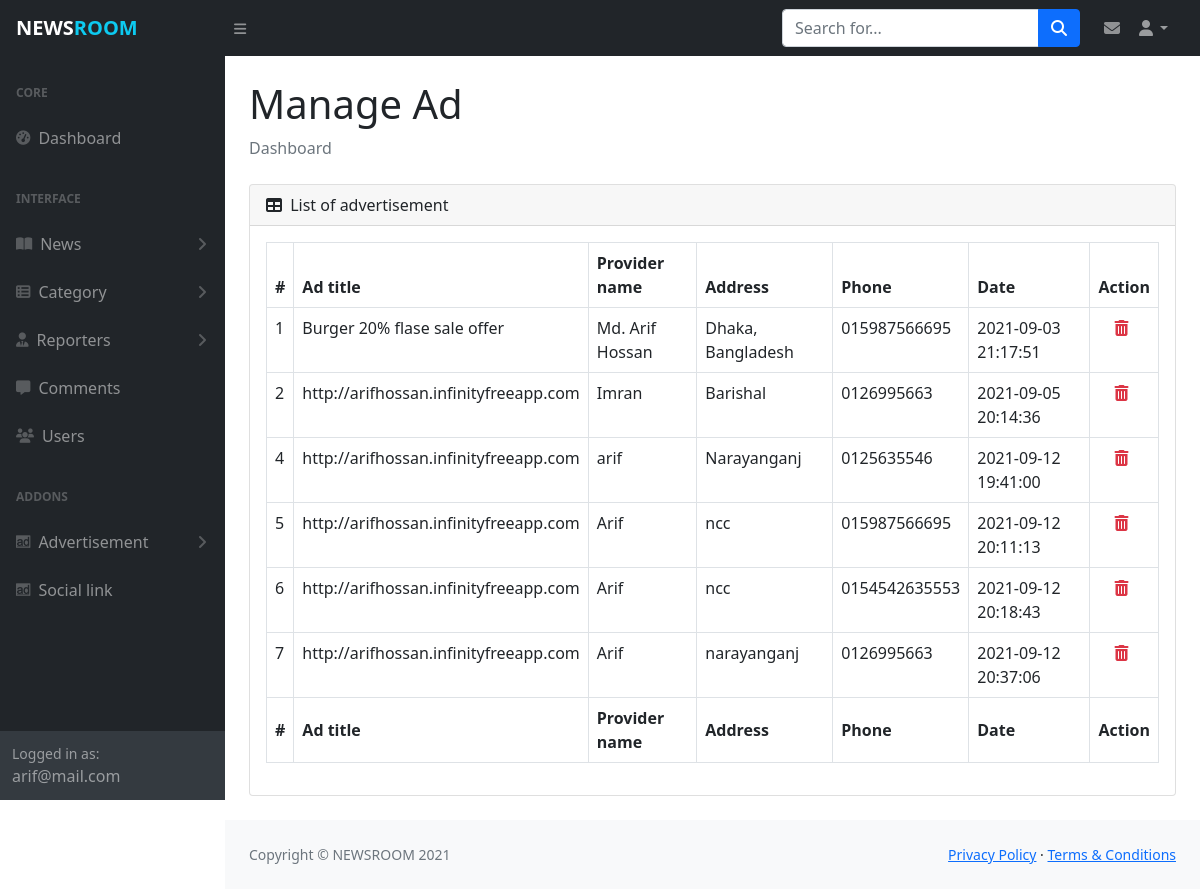
Page /admin/manage_ad.php (signed in) on the committed database.
### tables this page shows
CREATE TABLE `myadmin` (
  `id` int(11) NOT NULL,
  `admin_name` varchar(30) DEFAULT NULL,
  `admin_mail` varchar(30) NOT NULL,
  `admin_pass` varchar(80) NOT NULL,
  `created_date` timestamp NOT NULL DEFAULT current_timestamp(),
  `updated_date` timestamp NULL DEFAULT NULL ON UPDATE current_timestamp()
);

CREATE TABLE `myad` (
  `id` int(11) NOT NULL,
  `ad_pic` varchar(250) NOT NULL,
  `ad_pic_oriantation` varchar(20) NOT NULL,
  `ad_url` varchar(200) DEFAULT NULL,
  `ad_provider_name` varchar(30) NOT NULL,
  `ad_provider_address` varchar(200) NOT NULL,
  `ad_provider_phone` varchar(14) NOT NULL,
  `ad_post_date` timestamp NOT NULL DEFAULT current_timestamp(),
  `ad_updated_at` timestamp NULL DEFAULT NULL ON UPDATE current_timestamp()
);

### admin/manage_ad.php (the view, shortened to what this page needs)
<?php include_once('includes/header.php');?>
<?php
    $sql="SELECT * FROM myad";
    $result=$db_config->query($sql);
?>
                <main>
                    <div class="container-fluid px-4">
                        <h1 class="mt-4">Manage Ad</h1>
                        <ol class="breadcrumb mb-4">
                            <li class="breadcrumb-item active">Dashboard</li>
                        </ol>
                        <div class="card mb-4">
                            <div class="card-header">
                                <i class="fas fa-table me-1"></i>
                                List of advertisement
                            </div>
                            <div class="card-body table-responsive">
                                <table id="datatablesSimple" class="table table-bordered">
                                    <thead>
                                        <tr>
                                            <th>#</th>
                                            <th>Ad title</th>
                                            <th>Provider name</th>
                                            <th>Address</th>
                                            <th>Phone</th>
                                            <th>Date</th>
                                            <th>Action</th>
                                        </tr>
                                    </thead>
                                    <tfoot>
                                        <tr>
                                            <th>#</th>
                                            <th>Ad title</th>
                                            <th>Provider name</th>
                                            <th>Address</th>
                                            <th>Phone</th>
                                            <th>Date</th>
                                            <th>Action</th>
                                        </tr>
                                    </tfoot>
                                    <tbody>
                                        <?php while ($data=$result->fetch_assoc()) { ?>
                                        <tr>
                                            <td><?php if (!empty($data['id'])) echo $data['id']; ?></td>
                                            <td><?php if (!empty($data['ad_url'])) echo $data['ad_url']; ?></td>
                                            <td><?php if (!empty($data['ad_provider_name'])) echo $data['ad_provider_name']; ?></td>
                                            <td><?php if (!empty($data['ad_provider_address'])) echo $data['ad_provider_address']; ?></td>
                                            <td><?php if (!empty($data['ad_provider_phone'])) echo $data['ad_provider_phone']; ?></td>
                                            <td><?php if (!empty($data['ad_post_date'])) echo $data['ad_post_date']; ?></td>
                                            <td>
                                                <a href="includes/process.php?action=ad_del&id=<?php echo $data['id']?>" class="text-danger" onclick='return confirm("Are you sure about delete?")'>
                                                    <i class='fas fa-trash-alt'></i>
                                                </a>
                                            </td>
                                        </tr>
                                        <?php } ?>
                                    </tbody>
                                </table>
                            </div>
                        </div>
                    </div>
                </main>
<?php include_once('includes/footer.php');?>

### admin/includes/header.php (shortened to what this page needs)
<?php
    include_once('config.php');
    $sql= "SELECT admin_name, admin_mail FROM myadmin";
    $result= $db_config->query($sql);
    $data= $result->fetch_object();
?>
<!DOCTYPE html>
<html lang="en">
    <head>
        <link href="https://cdn.jsdelivr.net/npm/simple-datatables@latest/dist/style.css" rel="stylesheet" />
        <link href="https://cdn.jsdelivr.net/npm/bootstrap@5.1.0/dist/css/bootstrap.min.css" rel="stylesheet">
        <link href="https://cdn.jsdelivr.net/npm/summernote@0.8.18/dist/summernote-lite.min.css" rel="stylesheet">
        <link rel="stylesheet" href="js/styles.css?v=<?php echo time();?>">
    </head>
    <body class="sb-nav-fixed">
        <nav class="sb-topnav navbar navbar-expand navbar-dark bg-dark">
            <a class="navbar-brand ps-3 fw-bold" href="dashboard.php">NEWS<span class="text-info">ROOM</span></a>
            <button class="btn btn-link btn-sm order-1 order-lg-0 me-4 me-lg-0" id="sidebarToggle" href="#!"><i class="fas fa-bars"></i></button>
            <form class="d-none d-md-inline-block form-inline ms-auto me-0 me-md-3 my-2 my-md-0">
                <div class="input-group">
                    <input class="form-control" type="text" placeholder="Search for..." aria-label="Search for..." aria-describedby="btnNavbarSearch" />
                    <button class="btn btn-primary" id="btnNavbarSearch" type="button"><i class="fas fa-search"></i></button>
                </div>
            </form>
            <div class="mx-2">
                <a href="manage_massages.php" class="text-decoration-none text-white-50">
                    <i class="fas fa-envelope"></i>
                </a>
            </div>
            <ul class="navbar-nav ms-auto ms-md-0 me-3 me-lg-4">
                <li class="nav-item dropdown">
                    <a class="nav-link dropdown-toggle" id="navbarDropdown" href="#" role="button" data-bs-toggle="dropdown" aria-expanded="false"><i class="fas fa-user fa-fw"></i></a>
                </li>
            </ul>
        </nav>
        <div id="layoutSidenav">
            <div id="layoutSidenav_nav">
                <nav class="sb-sidenav accordion sb-sidenav-dark" id="sidenavAccordion">
                    <div class="sb-sidenav-menu">
                        <div class="nav">
                            <div class="sb-sidenav-menu-heading">Core</div>
                            <a class="nav-link" href="dashboard.php">
                                <div class="sb-nav-link-icon"><i class="fas fa-tachometer-alt"></i></div>
                                Dashboard
                            </a>
                            <div class="sb-sidenav-menu-heading">Interface</div>
                            <a class="nav-link collapsed" href="#" data-bs-toggle="collapse" data-bs-target="#collapseLayouts" aria-expanded="false" aria-controls="collapseLayouts">
                                <div class="sb-nav-link-icon"><i class="fas fa-book-open"></i></div>
                                News
                                <div class="sb-sidenav-collapse-arrow"><i class="fas fa-angle-down"></i></div>
                            </a>
                            <a class="nav-link collapsed" href="#" data-bs-toggle="collapse" data-bs-target="#collapsePages" aria-expanded="false" aria-controls="collapsePages">
                                <div class="sb-nav-link-icon"><i class="fas fa-th-list"></i></div>
                                Category
                                <div class="sb-sidenav-collapse-arrow"><i class="fas fa-angle-down"></i></div>
                            </a>
                            <a class="nav-link collapsed" href="#" data-bs-toggle="collapse" data-bs-target="#collapseReporter" aria-expanded="false" aria-controls="collapseLayouts">
                                <div class="sb-nav-link-icon"><i class="fas fa-user-tie"></i></div>
                                Reporters
                                <div class="sb-sidenav-collapse-arrow"><i class="fas fa-angle-down"></i></div>
                            </a>
                            <a class="nav-link" href="manage_comments.php">
                                <div class="sb-nav-link-icon"><i class="fas fa-comment-alt"></i></div>
                                Comments
                            </a>
                            <a class="nav-link" href="manage_users.php">
                                <div class="sb-nav-link-icon"><i class="fas fa-users"></i></div>
                                Users
                            </a>
                            <div class="sb-sidenav-menu-heading">Addons</div>
                            <a class="nav-link collapsed" href="#" data-bs-toggle="collapse" data-bs-target="#collapsead" aria-expanded="false" aria-controls="collapseLayouts">
                                <div class="sb-nav-link-icon"><i class="fab fa-adversal"></i></div>
                                Advertisement
                                <div class="sb-sidenav-collapse-arrow"><i class="fas fa-angle-down"></i></div>
                            </a>
                            <a class="nav-link" href="manage_social_link.php">
                                <div class="sb-nav-link-icon"><i class="fab fa-adversal"></i></div>
                                Social link
                            </a>
                        </div>
                    </div>
                    <div class="sb-sidenav-footer">
                        <div class="small">Logged in as:</div>
                        <?php echo $data->admin_mail ?>
                    </div>
                </nav>
            </div>
            <div id="layoutSidenav_content">

### admin/js/styles.css (style rules this page uses)
.fixed-top, .sb-nav-fixed #layoutSidenav #layoutSidenav_nav, .sb-nav-fixed .sb-topnav { position: fixed; top: 0; right: 0; left: 0; z-index: 1030; }
#layoutSidenav { display: flex; }
#layoutSidenav #layoutSidenav_nav { flex-basis: 225px; flex-shrink: 0; transition: transform 0.15s ease-in-out; z-index: 1038; transform: translateX(-225px); }
#layoutSidenav #layoutSidenav_content { position: relative; display: flex; flex-direction: column; justify-content: space-between; min-width: 0; flex-grow: 1; min-height: calc(100vh - 56px); margin-left: -225px; }
.sb-topnav { padding-left: 0; height: 56px; z-index: 1039; }
.sb-topnav .navbar-brand { width: 225px; margin: 0; }
.sb-topnav.navbar-dark #sidebarToggle { color: rgba(255, 255, 255, 0.5); }
@media (min-width: 992px) { #layoutSidenav #layoutSidenav_nav { transform: translateX(0); } }
@media (min-width: 992px) { #layoutSidenav #layoutSidenav_content { margin-left: 0; transition: margin 0.15s ease-in-out; } }
.sb-nav-fixed .sb-topnav { z-index: 1039; }
.sb-nav-fixed #layoutSidenav #layoutSidenav_nav { width: 225px; height: 100vh; z-index: 1038; }
.sb-nav-fixed #layoutSidenav #layoutSidenav_nav .sb-sidenav { padding-top: 56px; }
.sb-nav-fixed #layoutSidenav #layoutSidenav_nav .sb-sidenav .sb-sidenav-menu { overflow-y: auto; }
.sb-nav-fixed #layoutSidenav #layoutSidenav_content { padding-left: 225px; top: 56px; }
.nav .nav-link .sb-nav-link-icon, .sb-sidenav-menu .nav-link .sb-nav-link-icon { margin-right: 0.5rem; }
.sb-sidenav { display: flex; flex-direction: column; height: 100%; flex-wrap: nowrap; }
.sb-sidenav .sb-sidenav-menu { flex-grow: 1; }
.sb-sidenav .sb-sidenav-menu .nav { flex-direction: column; flex-wrap: nowrap; }
.sb-sidenav .sb-sidenav-menu .nav .sb-sidenav-menu-heading { padding: 1.75rem 1rem 0.75rem; font-size: 0.75rem; font-weight: bold; text-transform: uppercase; }
.sb-sidenav .sb-sidenav-menu .nav .nav-link { display: flex; align-items: center; padding-top: 0.75rem; padding-bottom: 0.75rem; position: relative; }
.sb-sidenav .sb-sidenav-menu .nav .nav-link .sb-nav-link-icon { font-size: 0.9rem; }
.sb-sidenav .sb-sidenav-menu .nav .nav-link .sb-sidenav-collapse-arrow { display: inline-block; margin-left: auto; transition: transform 0.15s ease; }
.sb-sidenav .sb-sidenav-menu .nav .nav-link.collapsed .sb-sidenav-collapse-arrow { transform: rotate(-90deg); }
.sb-sidenav .sb-sidenav-footer { padding: 0.75rem; flex-shrink: 0; }
.sb-sidenav-dark { background-color: #212529; color: rgba(255, 255, 255, 0.5); }
.sb-sidenav-dark .sb-sidenav-menu .sb-sidenav-menu-heading { color: rgba(255, 255, 255, 0.25); }
.sb-sidenav-dark .sb-sidenav-menu .nav-link { color: rgba(255, 255, 255, 0.5); }
.sb-sidenav-dark .sb-sidenav-menu .nav-link .sb-nav-link-icon { color: rgba(255, 255, 255, 0.25); }
.sb-sidenav-dark .sb-sidenav-menu .nav-link .sb-sidenav-collapse-arrow { color: rgba(255, 255, 255, 0.25); }
.sb-sidenav-dark .sb-sidenav-footer { background-color: #343a40; }
small, .small { font-size: 0.875em; }

### rows in the picture
myadmin: admin_mail "arif@mail.com"
myad: id "1", ad_url "Burger 20% flase sale offer", ad_provider_name "Md. Arif Hossan", ad_provider_address "Dhaka, Bangladesh", ad_provider_phone "015987566695", ad_post_date "2021-09-03 21:17:51"
myad: id "2", ad_url "http://arifhossan.infinityfreeapp.com", ad_provider_name "Imran", ad_provider_address "Barishal", ad_provider_phone "0126995663", ad_post_date "2021-09-05 20:14:36"
myad: id "4", ad_url "http://arifhossan.infinityfreeapp.com", ad_provider_name "arif", ad_provider_address "Narayanganj", ad_provider_phone "0125635546", ad_post_date "2021-09-12 19:41:00"
myad: id "5", ad_url "http://arifhossan.infinityfreeapp.com", ad_provider_name "Arif", ad_provider_address "ncc", ad_provider_phone "015987566695", ad_post_date "2021-09-12 20:11:13"
myad: id "6", ad_url "http://arifhossan.infinityfreeapp.com", ad_provider_name "Arif", ad_provider_address "ncc", ad_provider_phone "0154542635553", ad_post_date "2021-09-12 20:18:43"
myad: id "7", ad_url "http://arifhossan.infinityfreeapp.com", ad_provider_name "Arif", ad_provider_address "narayanganj", ad_provider_phone "0126995663", ad_post_date "2021-09-12 20:37:06"
